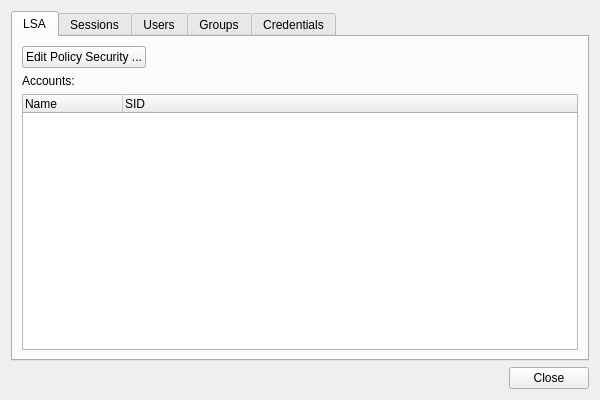
<?xml version="1.0" encoding="UTF-8"?>
<ui version="4.0">
 <class>SecurityExplorer</class>
 <widget class="QWidget" name="SecurityExplorer">
  <property name="geometry">
   <rect>
    <x>0</x>
    <y>0</y>
    <width>600</width>
    <height>400</height>
   </rect>
  </property>
  <property name="sizePolicy">
   <sizepolicy hsizetype="Preferred" vsizetype="Preferred">
    <horstretch>0</horstretch>
    <verstretch>0</verstretch>
   </sizepolicy>
  </property>
  <property name="minimumSize">
   <size>
    <width>500</width>
    <height>350</height>
   </size>
  </property>
  <property name="maximumSize">
   <size>
    <width>16777215</width>
    <height>16777215</height>
   </size>
  </property>
  <property name="windowTitle">
   <string>Restart computer options</string>
  </property>
  <layout class="QVBoxLayout" name="verticalLayout_2">
   <item>
    <layout class="QVBoxLayout" name="verticalLayout">
     <item>
      <widget class="QTabWidget" name="tabWidget">
       <property name="currentIndex">
        <number>0</number>
       </property>
       <widget class="QWidget" name="tab">
        <attribute name="title">
         <string>LSA</string>
        </attribute>
        <layout class="QGridLayout" name="gridLayout_6">
         <item row="0" column="0">
          <layout class="QGridLayout" name="gridLayout">
           <item row="0" column="0">
            <widget class="QPushButton" name="btnEditPolSec">
             <property name="text">
              <string>Edit Policy Security ...</string>
             </property>
            </widget>
           </item>
           <item row="0" column="1">
            <spacer name="horizontalSpacer">
             <property name="orientation">
              <enum>Qt::Horizontal</enum>
             </property>
             <property name="sizeHint" stdset="0">
              <size>
               <width>40</width>
               <height>20</height>
              </size>
             </property>
            </spacer>
           </item>
           <item row="1" column="0">
            <widget class="QLabel" name="label">
             <property name="text">
              <string>Accounts:</string>
             </property>
            </widget>
           </item>
           <item row="2" column="0" colspan="2">
            <widget class="QTreeWidget" name="accounts">
             <property name="columnCount">
              <number>2</number>
             </property>
             <column>
              <property name="text">
               <string>Name</string>
              </property>
             </column>
             <column>
              <property name="text">
               <string>SID</string>
              </property>
             </column>
            </widget>
           </item>
          </layout>
         </item>
        </layout>
       </widget>
       <widget class="QWidget" name="tab_5">
        <attribute name="title">
         <string>Sessions</string>
        </attribute>
        <layout class="QGridLayout" name="gridLayout_7">
         <item row="0" column="0">
          <layout class="QGridLayout" name="gridLayout_2">
           <item row="0" column="0">
            <widget class="QTreeWidget" name="sessions">
             <column>
              <property name="text">
               <string>Name</string>
              </property>
             </column>
             <column>
              <property name="text">
               <string>SID</string>
              </property>
             </column>
             <column>
              <property name="text">
               <string>LoginId</string>
              </property>
             </column>
            </widget>
           </item>
          </layout>
         </item>
        </layout>
       </widget>
       <widget class="QWidget" name="tab_4">
        <attribute name="title">
         <string>Users</string>
        </attribute>
        <layout class="QGridLayout" name="gridLayout_8">
         <item row="0" column="0">
          <layout class="QGridLayout" name="gridLayout_3">
           <item row="0" column="0">
            <widget class="QTreeWidget" name="users">
             <column>
              <property name="text">
               <string>Name</string>
              </property>
             </column>
             <column>
              <property name="text">
               <string>SID</string>
              </property>
             </column>
            </widget>
           </item>
          </layout>
         </item>
        </layout>
       </widget>
       <widget class="QWidget" name="tab_3">
        <attribute name="title">
         <string>Groups</string>
        </attribute>
        <layout class="QGridLayout" name="gridLayout_9">
         <item row="0" column="0">
          <layout class="QGridLayout" name="gridLayout_4">
           <item row="0" column="0">
            <widget class="QTreeWidget" name="groups">
             <column>
              <property name="text">
               <string>Name</string>
              </property>
             </column>
             <column>
              <property name="text">
               <string>SID</string>
              </property>
             </column>
             <column>
              <property name="text">
               <string>Comment</string>
              </property>
             </column>
            </widget>
           </item>
          </layout>
         </item>
        </layout>
       </widget>
       <widget class="QWidget" name="tab_2">
        <attribute name="title">
         <string>Credentials</string>
        </attribute>
        <layout class="QGridLayout" name="gridLayout_10">
         <item row="0" column="0">
          <layout class="QGridLayout" name="gridLayout_5">
           <item row="0" column="0">
            <widget class="QTreeWidget" name="credential">
             <column>
              <property name="text">
               <string>Name</string>
              </property>
             </column>
             <column>
              <property name="text">
               <string>User</string>
              </property>
             </column>
             <column>
              <property name="text">
               <string>Comment</string>
              </property>
             </column>
             <column>
              <property name="text">
               <string>Last Written</string>
              </property>
             </column>
            </widget>
           </item>
          </layout>
         </item>
        </layout>
       </widget>
      </widget>
     </item>
     <item>
      <widget class="QDialogButtonBox" name="buttonBox">
       <property name="standardButtons">
        <set>QDialogButtonBox::Close</set>
       </property>
      </widget>
     </item>
    </layout>
   </item>
  </layout>
 </widget>
 <resources/>
 <connections/>
</ui>
